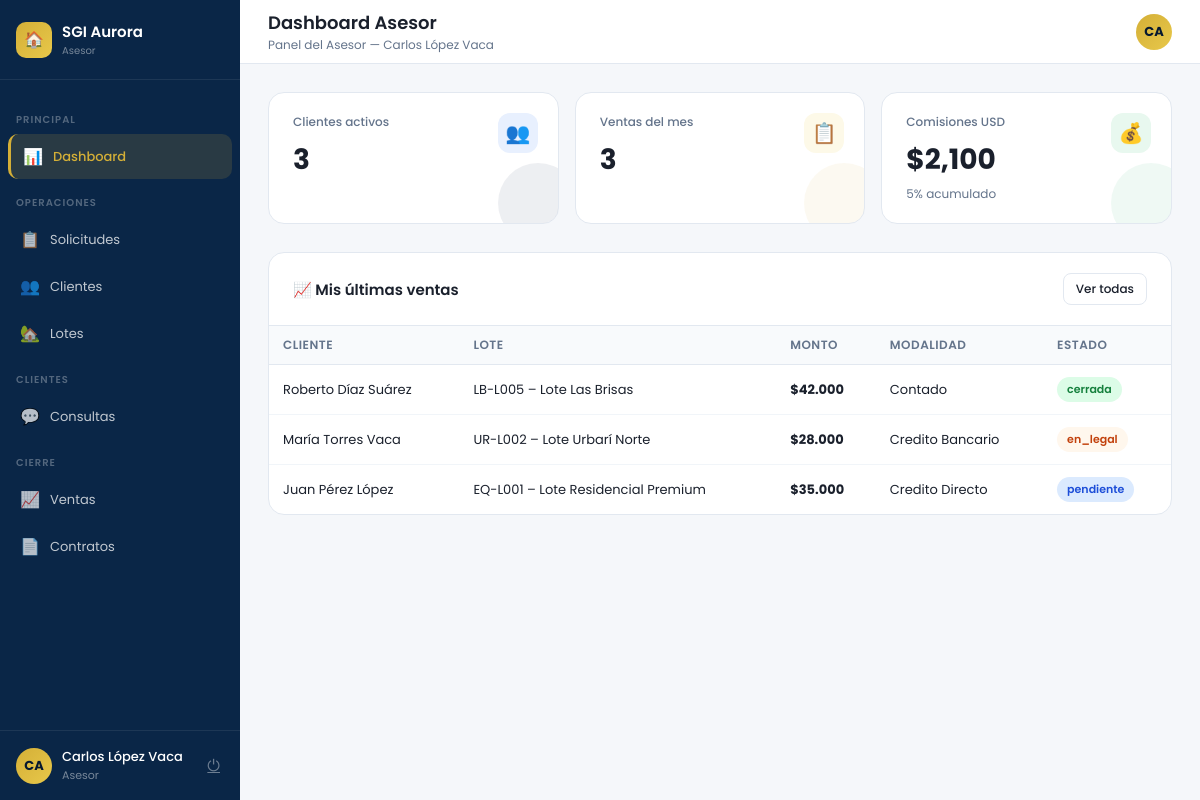
The app's page /asesor/dashboard.php (signed in) with its own data.
### tables this page shows
CREATE TABLE ventas (
  id          INT AUTO_INCREMENT PRIMARY KEY,
  cliente_id  INT NOT NULL,
  lote_id     INT NOT NULL,
  asesor_id   INT,
  monto       DECIMAL(12,2) NOT NULL,
  modalidad   ENUM('Contado','Credito Bancario','Credito Directo','Anticretico') NOT NULL,
  estado      ENUM('pendiente','en_legal','contrato','cerrada','cancelada') DEFAULT 'pendiente',
  fecha_venta DATE,
  contrato_id INT,
  created_at  DATETIME DEFAULT CURRENT_TIMESTAMP,
  FOREIGN KEY (cliente_id) REFERENCES clientes(id),
  FOREIGN KEY (lote_id)    REFERENCES lotes(id),
  FOREIGN KEY (asesor_id)  REFERENCES usuarios(id) ON DELETE SET NULL
);

CREATE TABLE usuarios (
  id          INT AUTO_INCREMENT PRIMARY KEY,
  nombre      VARCHAR(120) NOT NULL,
  email       VARCHAR(120) NOT NULL UNIQUE,
  password    VARCHAR(255) NOT NULL,    
  rol         ENUM('cliente','asesor','legal','admin') NOT NULL DEFAULT 'cliente',
  estado      ENUM('activo','inactivo') NOT NULL DEFAULT 'activo',
  telefono    VARCHAR(30),
  ci          VARCHAR(30),
  created_at  DATETIME DEFAULT CURRENT_TIMESTAMP,
  ultimo_acceso DATETIME
);

CREATE TABLE lotes (
  id          INT AUTO_INCREMENT PRIMARY KEY,
  codigo      VARCHAR(20) NOT NULL UNIQUE,
  nombre      VARCHAR(150) NOT NULL,
  zona_id     INT NOT NULL,
  direccion   VARCHAR(200),
  superficie  DECIMAL(10,2) NOT NULL,
  precio      DECIMAL(12,2) NOT NULL,
  tipo        ENUM('Residencial','Comercial','Industrial') DEFAULT 'Residencial',
  estado      ENUM('disponible','apartado','vendido','revision') DEFAULT 'revision',
  verificado  TINYINT(1) DEFAULT 0,
  servicios   VARCHAR(200),             
  emoji       VARCHAR(10) DEFAULT '🏡',
  asesor_id   INT,
  created_at  DATETIME DEFAULT CURRENT_TIMESTAMP,
  FOREIGN KEY (zona_id)   REFERENCES zonas(id),
  FOREIGN KEY (asesor_id) REFERENCES usuarios(id) ON DELETE SET NULL
);

### asesor/dashboard.php (the view, shortened to what this page needs)
<?php
$pdo = getDB();
$uid = $_SESSION['user_id'];
$kpis = [
  'clientes'   => $pdo->query("SELECT COUNT(*) FROM clientes WHERE asesor_id=$uid")->fetchColumn(),
  'ventas_mes' => $pdo->query("SELECT COUNT(*) FROM ventas WHERE asesor_id=$uid AND MONTH(created_at)=MONTH(NOW())")->fetchColumn(),
  'comisiones' => $pdo->query("SELECT COALESCE(SUM(monto)*0.05,0) FROM ventas WHERE asesor_id=$uid AND estado='cerrada'")->fetchColumn(),
];
$ventas = $pdo->query("
  SELECT v.*, u.nombre cliente_nombre, l.codigo, l.nombre lote_nombre
  FROM ventas v JOIN clientes c ON c.id=v.cliente_id JOIN usuarios u ON u.id=c.usuario_id
  JOIN lotes l ON l.id=v.lote_id WHERE v.asesor_id=$uid ORDER BY v.created_at DESC LIMIT 5
")->fetchAll();
require_once __DIR__ . '/../includes/layout.php';
?>
<div class="kpi-grid">
  <div class="kpi-card blue"><div class="kpi-icon">👥</div><div class="kpi-label">Clientes activos</div><div class="kpi-value"><?= $kpis['clientes'] ?></div></div>
  <div class="kpi-card gold"><div class="kpi-icon">📋</div><div class="kpi-label">Ventas del mes</div><div class="kpi-value"><?= $kpis['ventas_mes'] ?></div></div>
  <div class="kpi-card green"><div class="kpi-icon">💰</div><div class="kpi-label">Comisiones USD</div><div class="kpi-value">$<?= number_format($kpis['comisiones'],0) ?></div><div class="kpi-sub">5% acumulado</div></div>
</div>
<div class="card">
  <div class="card-header"><h3>📈 Mis últimas ventas</h3><a href="/sgi_aurora/asesor/ventas.php" class="btn btn-outline btn-sm">Ver todas</a></div>
  <div class="card-body p0">
    <table class="table">
      <thead><tr><th>Cliente</th><th>Lote</th><th>Monto</th><th>Modalidad</th><th>Estado</th></tr></thead>
      <tbody>
        <?php foreach ($ventas as $v):
          $bc=['cerrada'=>'badge-green','en_legal'=>'badge-orange','pendiente'=>'badge-blue','contrato'=>'badge-gold'];
        ?><tr>
          <td><?= htmlspecialchars($v['cliente_nombre']) ?></td>
          <td><?= htmlspecialchars($v['codigo'].' – '.$v['lote_nombre']) ?></td>
          <td><strong>$<?= number_format($v['monto'],0,',','.') ?></strong></td>
          <td><?= $v['modalidad'] ?></td>
          <td><span class="badge <?= $bc[$v['estado']] ?? 'badge-gray' ?>"><?= $v['estado'] ?></span></td>
        </tr><?php endforeach;
        if(empty($ventas)): ?><tr><td colspan="5" style="text-align:center;padding:24px;color:var(--muted)">Sin ventas registradas aún</td></tr><?php endif; ?>
      </tbody>
    </table>
  </div>
</div>
<?php require_once __DIR__ . '/../includes/layout_end.php'; ?>

### includes/layout.php (style rules this page uses)
* { margin:0;padding:0;box-sizing:border-box }
:root { --navy:#0A2647;--navy-l:#1a3a6b;--navy-d:#061830; --gold:#D4AF37;--gold-l:#e8c84a; --green:#27AE60;--orange:#F39C12;--red:#E74C3C;--blue:#2E86C1; --bg:#F5F7FA;--white:#fff;--text:#1a202c;--muted:#64748b; --border:#e2e8f0;--sidebar-w:240px; }
body { font-family:'Poppins',sans-serif;background:var(--bg);color:var(--text);min-height:100vh;display:flex }
.kpi-grid { display:grid;grid-template-columns:repeat(auto-fit,minmax(200px,1fr));gap:16px;margin-bottom:28px }
.kpi-card { background:var(--white);border-radius:16px;padding:20px 24px;border:1px solid var(--border);position:relative;overflow:hidden }
.kpi-card::after { content:'';position:absolute;right:-20px;bottom:-20px;width:80px;height:80px;border-radius:50%;opacity:.07 }
.kpi-card.blue::after { background:var(--navy) }
.kpi-card.gold::after { background:var(--gold) }
.kpi-card.green::after { background:var(--green) }
.kpi-icon { position:absolute;top:20px;right:20px;width:40px;height:40px;border-radius:12px;display:flex;align-items:center;justify-content:center;font-size:20px }
.kpi-card.blue .kpi-icon { background:#e8f0fe }
.kpi-card.gold .kpi-icon { background:#fdf9e8 }
.kpi-card.green .kpi-icon { background:#e8f8ef }
.kpi-label { font-size:12px;color:var(--muted);font-weight:500;margin-bottom:8px }
.kpi-value { font-size:28px;font-weight:700 }
.kpi-sub { font-size:12px;color:var(--muted);margin-top:4px }
.card { background:var(--white);border-radius:16px;border:1px solid var(--border);margin-bottom:20px }
.card-header { padding:20px 24px;border-bottom:1px solid var(--border);display:flex;align-items:center;justify-content:space-between }
.card-header h3 { font-size:15px;font-weight:600 }
.card-body { padding:24px }
.card-body.p0 { padding:0 }
.table { width:100%;border-collapse:collapse }
.table th { padding:10px 14px;text-align:left;font-size:12px;font-weight:600;color:var(--muted);background:#f8fafc;border-bottom:1px solid var(--border);text-transform:uppercase;letter-spacing:.5px }
.table td { padding:12px 14px;font-size:13px;border-bottom:1px solid #f1f5f9;vertical-align:middle }
.table tr:last-child td { border-bottom:none }
.badge { display:inline-flex;align-items:center;padding:4px 10px;border-radius:20px;font-size:11px;font-weight:600 }
.badge-green { background:#dcfce7;color:#15803d }
.badge-orange { background:#fff7ed;color:#c2410c }
.badge-blue { background:#dbeafe;color:#1d4ed8 }
.btn { display:inline-flex;align-items:center;gap:6px;padding:9px 18px;border-radius:8px;font-size:13px;font-weight:500;cursor:pointer;font-family:'Poppins',sans-serif;transition:all .2s;border:none;text-decoration:none }
.btn-outline { background:transparent;border:1px solid var(--border);color:var(--text) }
.btn-sm { padding:6px 12px;font-size:12px }

### records on screen
ventas: usuarios.nombre "Roberto Díaz Suárez", lote.nombre "LB-L005 – Lote Las Brisas", monto "42.000", modalidad "Contado", estado "cerrada"
ventas: usuarios.nombre "María Torres Vaca", lote.nombre "UR-L002 – Lote Urbarí Norte", monto "28.000", modalidad "Credito Bancario", estado "en_legal"
ventas: usuarios.nombre "Juan Pérez López", lote.nombre "EQ-L001 – Lote Residencial Premium", monto "35.000", modalidad "Credito Directo", estado "pendiente"

### other values on screen
$rol "Asesor"
$sec['seccion'] "PRINCIPAL"
$item['icon'] "📊"
$item['label'] "Dashboard"
$sec['seccion'] "OPERACIONES"
$item['icon'] "📋"
$item['label'] "Solicitudes"
$item['icon'] "👥"
$item['label'] "Clientes"
$item['icon'] "🏡"
$item['label'] "Lotes"
$sec['seccion'] "CLIENTES"
$item['icon'] "💬"
$item['label'] "Consultas"
$sec['seccion'] "CIERRE"
